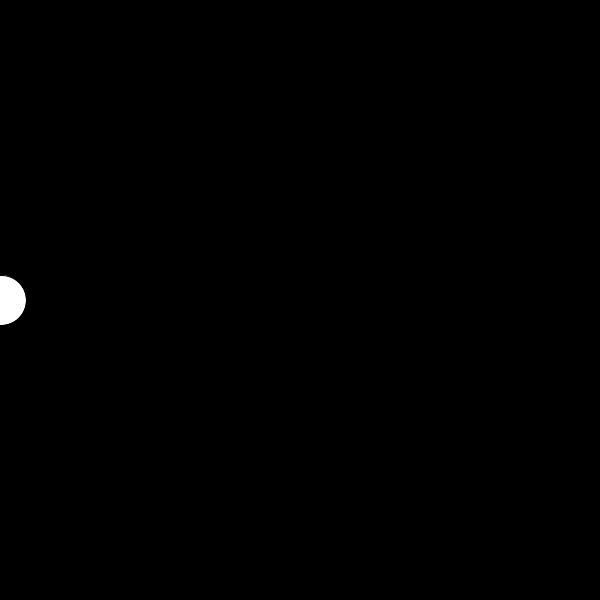
Frame 1 (no input)
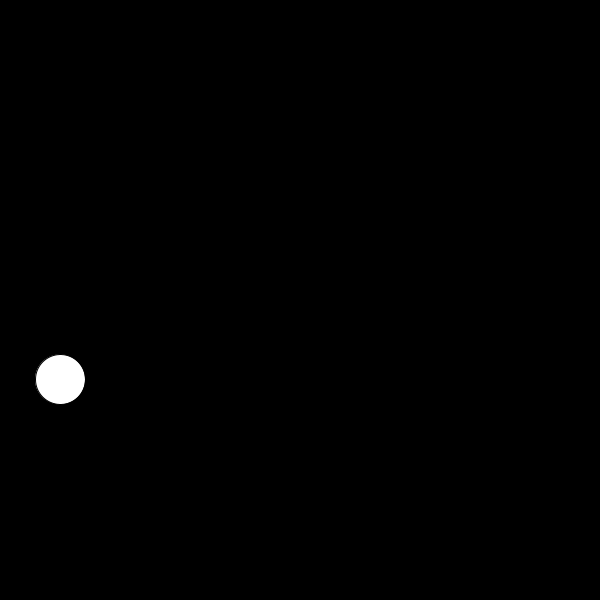
Frame 60 (the mouse pressed at the canvas centre just before this capture)
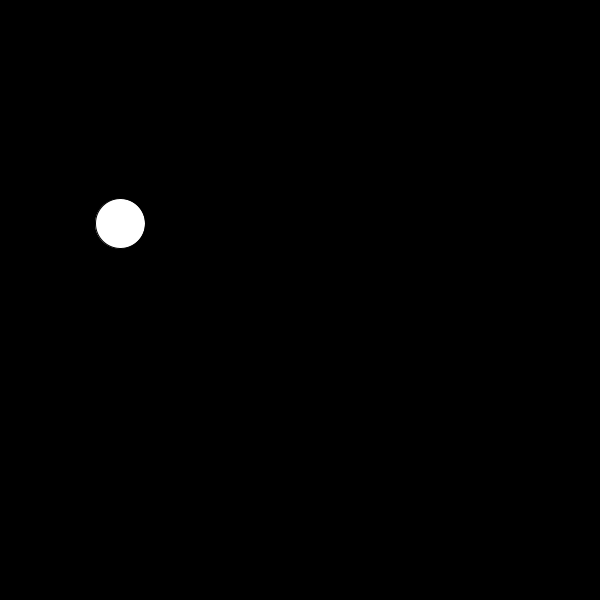
Frame 120 (the mouse held since frame 60 and released just before this capture)

The Processing sketch that drew these frames (run headless with seeded random() and noise(); from frame 60 on, the mouse is pressed at the canvas centre):

// Processing sketch: sketch_2
// ── sketch_2.pde
// fix the code so that the drawn ellipse oscillates as 
// in the example gif. it should reset its position to 
// the left side of the screen after reaching the right.
// the wave's amplitude should grow larger as the xPos 
// increases (use map() or other means).

int size = 50; 
float xPos = 0;
float yPos = 0;
float theta; 
float ampl; 

void setup() {
  size(600, 600);
}
void draw() {
  background(0); 
  translate(0,height/2);

  theta += .05; 

  //create boundaries for your xPos 

  xPos += 1; 

  //use the map function for ampl 
float amp = map(xPos, 0, width, 1, 20);
  //fix yPos 
yPos += sin(theta)*amp;
  fill(255); 
  ellipse(xPos, yPos, size, size);
}
